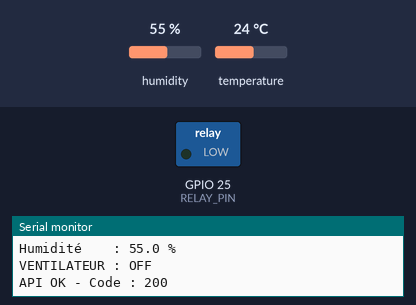
The sketch below on a simulated ESP32. Shown: switched loads named in the sketch (green lamp = pin HIGH), the last lines printed to the serial monitor. The test bench sets the inputs (shaded band); at power-on: humidity 55 %, temperature 24 °C. WiFi joins after 1.5 s; servers stay silent unless stated; uploads are accepted with an empty reply.

Above: at 3.7 s.
3.8 s: humidity set to 69 %
13.9 s: humidity set to 72 %
At 24.1 s:
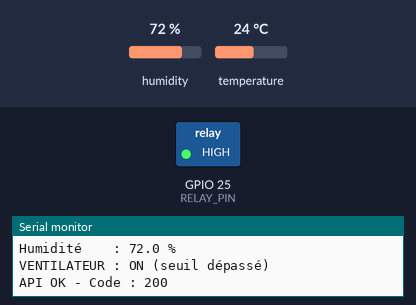
24.4 s: humidity set to 22 %
At 34.3 s:
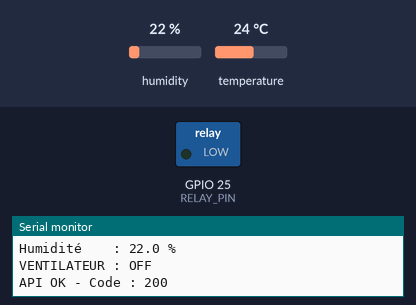
34.7 s: humidity set to 88 %
At 44.3 s:
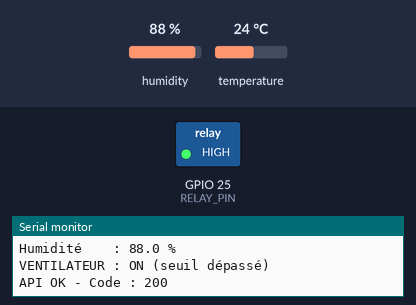
Timing chart, 0 to 45.8 s (numbered marks = the images above; inputs shaded):
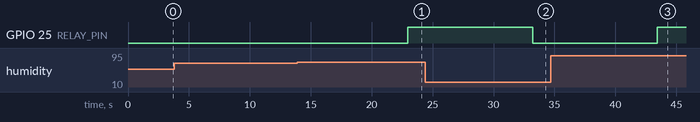

Measured:
- the behaviour switches between 70 and 71 % on humidity (found by bisection; images 0 and 1)
- after the input at 13.9 s, GPIO 25 (RELAY_PIN): LOW → HIGH after 9.1 s
- after the input at 24.4 s, GPIO 25 (RELAY_PIN): HIGH → LOW after 8.8 s
- after the input at 34.7 s, GPIO 25 (RELAY_PIN): LOW → HIGH after 8.7 s

The sketch:

sketch_may5a.ino
```cpp
#include <WiFi.h>        // gestion du WiFi
#include <HTTPClient.h>  // requêtes HTTP
#include "DHT.h"         // capteur DHT

// ==============================
// CONFIGURATION WIFI
// ==============================
const char* ssid = "PDA_ESP32_S";      // nom du réseau WiFi
const char* password = "Ciel123!";     // mot de passe

// ==============================
// CONFIGURATION CAPTEUR
// ==============================
#define DHTPIN 33        // broche GPIO du DHT11
#define DHTTYPE DHT11    // type capteur

DHT dht(DHTPIN, DHTTYPE); // création objet capteur

// ==============================
// CONFIGURATION VENTILATEUR
// ==============================
#define RELAY_PIN 25      // broche relais

float SEUIL_TEMP = 25.0;  // seuil température
float SEUIL_HUMI = 70.0;  // seuil humidité

// ==============================
// CONFIGURATION SERVEUR API
// ==============================
const char* serverUrl = "http://172.19.6.120:5000/api/temperature_humidite";

// ==============================
// SETUP (démarrage)
// ==============================
void setup() {

  Serial.begin(115200);  // vitesse série (plus stable que 9600)
  delay(1000);

  dht.begin();           // initialisation capteur

  pinMode(RELAY_PIN, OUTPUT);   // config relais
  digitalWrite(RELAY_PIN, LOW); // ventilateur OFF au départ

  Serial.println("\n--- DEMARRAGE DU SYSTEME ---");

  // connexion WiFi
  WiFi.begin(ssid, password);
  Serial.print("Connexion WiFi");

  int retry = 0;

  while (WiFi.status() != WL_CONNECTED && retry < 20) {
    delay(500);
    Serial.print(".");
    retry++;
  }

  if (WiFi.status() == WL_CONNECTED) {
    Serial.println("\n[OK] WiFi connecté !");
    Serial.print("IP ESP32 : ");
    Serial.println(WiFi.localIP());
  } else {
    Serial.println("\n[ERREUR] WiFi non connecté → mode local");
  }
}

// ==============================
// LOOP (boucle principale)
// ==============================
void loop() {

  // ==========================
  // 1. LECTURE CAPTEUR
  // ==========================
  float h = dht.readHumidity();     // lecture humidité
  float t = dht.readTemperature();  // lecture température

  // vérification des données
  if (isnan(h) || isnan(t)) {
    Serial.println("[ERREUR] Lecture DHT11 échouée !");
    delay(2000);
    return;
  }

  Serial.println("------------------------------------");
  Serial.printf("Température : %.1f °C\n", t);
  Serial.printf("Humidité    : %.1f %%\n", h);

  // ==========================
  // 2. GESTION VENTILATEUR
  // ==========================
  if (t > SEUIL_TEMP || h > SEUIL_HUMI) {
    digitalWrite(RELAY_PIN, HIGH);   // ON
    Serial.println("VENTILATEUR : ON (seuil dépassé)");
  } else {
    digitalWrite(RELAY_PIN, LOW);    // OFF
    Serial.println("VENTILATEUR : OFF");
  }

  // ==========================
  // 3. ENVOI API
  // ==========================
  if (WiFi.status() == WL_CONNECTED) {

    HTTPClient http;

    http.begin(serverUrl);  // connexion API

    http.addHeader("Content-Type", "application/json"); // format JSON

    // création JSON
    String jsonPayload = "{";
    jsonPayload += "\"temperature\":" + String(t) + ",";
    jsonPayload += "\"humidite\":" + String(h) + ",";
    jsonPayload += "\"zone\":1";
    jsonPayload += "}";

    // envoi POST
    int httpResponseCode = http.POST(jsonPayload);

    // vérification réponse serveur
    if (httpResponseCode > 0) {
      Serial.print("API OK - Code : ");
      Serial.println(httpResponseCode);
    } else {
      Serial.print("API ERREUR - Code : ");
      Serial.println(httpResponseCode);
    }

    http.end(); // fermer connexion

  } else {
    Serial.println("WiFi non connecté → pas d'envoi API");
  }

  // ==========================
  // 4. TEMPS D'ATTENTE
  // ==========================
  delay(10000); // 10 secondes
}
```
